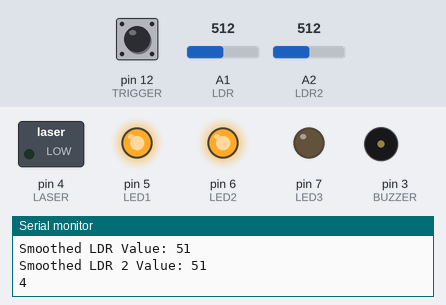
Recording of a sketch running on a simulated Arduino Uno, built with avr-gcc and run on an emulated ATmega328P. Parts: switched loads named in the sketch (green lamp = pin HIGH), output pins drawn as LEDs (lit = HIGH), buzzer (waves = sounding), the last lines printed to the serial monitor. The inputs (shaded band) are chosen by the test bench; at power-on: pin 12 (TRIGGER) HIGH, A1 (LDR) = 512, A2 (LDR2) = 512.

Above: at 1.2 s.
1.3 s: pin 12 (TRIGGER) pulled LOW for 0.7 s
At 2.5 s:
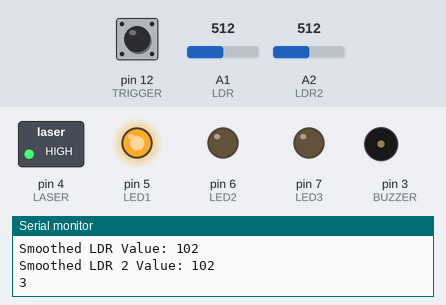
At 4.5 s:
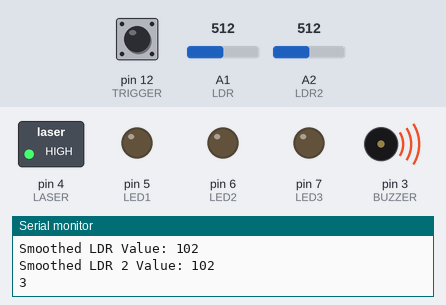
6.5 s: A1 (LDR) set to 983
8.5 s: A1 (LDR) set to 1009
13.0 s: pin 12 (TRIGGER) driven LOW
At 13.9 s:
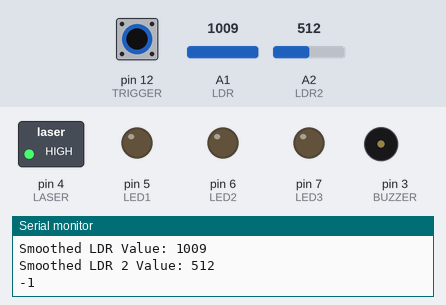
At 14.9 s:
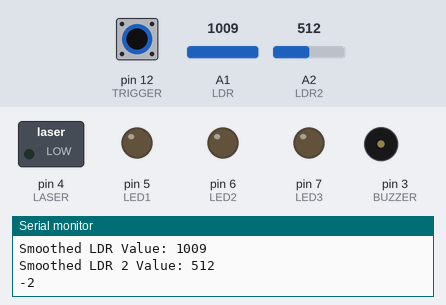
17.5 s: A2 (LDR2) set to 992
19.0 s: A2 (LDR2) set to 1017
Timing chart, 0 to 21.5 s (numbered marks = the images above; inputs shaded):
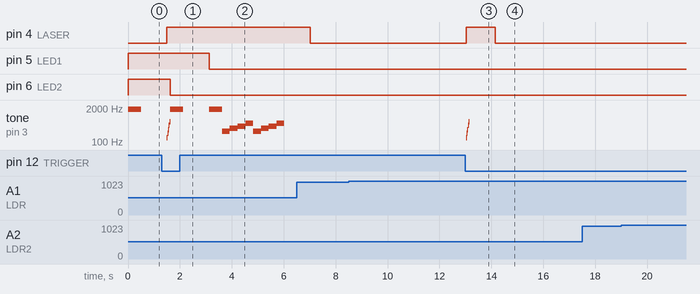

The sketch:

LASER_TAG_CON_2_LDR.ino
```cpp
#include <Arduino.h>
#include "notas.h"

const int LED1 = 5;
const int LED2 = 6;
const int LED3 = 7;
const int LDR = A1;
const int LDR2 = A2;
const int TRIGGER = 12;
const int LASER = 4;
const int BUZZER = 3;

bool laserON = false;
int VIDAS = 4;
int LDRMin = 1000; //VARIA SEGUN ENTORNO
int duracionNota = 100;
int resetG = 0;

const int numReadings = 10;
int readings[numReadings];
int index = 0;
const int numReadings2 = 10;
int readings2[numReadings2];
int index2 = 0;

void setup() {
    pinMode(LED1, OUTPUT);
    pinMode(LED2, OUTPUT);
    pinMode(LED3, OUTPUT);
    pinMode(LDR, INPUT);
    pinMode(LDR2, INPUT);
    pinMode(TRIGGER, INPUT_PULLUP);
    pinMode(LASER, OUTPUT);
    pinMode(BUZZER, OUTPUT);

    digitalWrite(LASER, LOW);
    digitalWrite(LED1, HIGH);
    digitalWrite(LED2, HIGH);
    digitalWrite(LED3, HIGH);
    Serial.begin(9600);
}

void loop() {
    LDRValor();
    Serial.println(VIDAS);
    if (digitalRead(TRIGGER) == LOW) {
        if (!laserON) {
            EncenderLaser();
        }
    }
    else{
        ApagarLaser();
    }
    if ( (analogRead(LDR) <= LDRMin)) {
        ContVIDAS();
        delay(1000);
    }
}


void LDRValor() {
  int ldrRawValue = analogRead(LDR);
  int ldrRawValue2 = analogRead(LDR2);

  readings[index] = ldrRawValue;
  readings2[index] = ldrRawValue2;

  index = (index + 1) % numReadings;
  index2 = (index2 + 1) % numReadings2;

  int ldrSmoothedValue = 0;
  for (int i = 0; i < numReadings; i++) {
    ldrSmoothedValue += readings[i];
  }
  int ldrSmoothedValue2 = 0;
  for (int i = 0; i < numReadings2; i++) {
    ldrSmoothedValue2 += readings2[i];
  }
  ldrSmoothedValue /= numReadings;
  ldrSmoothedValue2 /= numReadings2;

  Serial.print("Smoothed LDR Value: ");
  Serial.println(ldrSmoothedValue);
  Serial.print("Smoothed LDR 2 Value: ");
  Serial.println(ldrSmoothedValue2);
}

void EncenderLaser() {
    int duracionNota = 25;
    int melodiaDisparo[] = {NOTE_D3, NOTE_A3, NOTE_D4, NOTE_A4, NOTE_D5};
    laserON = true;
    digitalWrite(LASER, HIGH);

    for (int i = 0; i < sizeof(melodiaDisparo) / sizeof(melodiaDisparo[0]); i++) {
        tone(BUZZER, melodiaDisparo[i], duracionNota);
        delay(duracionNota);
    }
    if ( (analogRead(LDR) <= LDRMin)) {
        ContVIDAS();
        delay(1000);
    }
    if ( (analogRead(LDR2) <= LDRMin)) {
        ContVIDAS();
        delay(1000);
    }
    digitalWrite(LASER, LOW);
    noTone(BUZZER);
    delay(100);
}

void ApagarLaser() {
    laserON = false;
    digitalWrite(LASER, LOW);
}

void ContVIDAS() {
    switch (VIDAS) {
        case 4:
          digitalWrite(LED3, LOW);
          damage();
          break;
        case 3:
          digitalWrite(LED2, LOW);
          damage();
          break;
        case 2:
          digitalWrite(LED1, LOW);
          damage();
          break;
    }
    VIDAS = VIDAS - 1;
    if(VIDAS == 1){
        sonidoDerrota();
    }
}

void sonidoDerrota() {
    int sonidoDerrota[] = {NOTE_C4, NOTE_E4, NOTE_G4, NOTE_C5};
    int duracionNota = 300;
    int j = 2;
    while(j > 0){
    for (int i = 0; i < sizeof(sonidoDerrota) / sizeof(sonidoDerrota[0]); i++) {
        tone(BUZZER, sonidoDerrota[i], duracionNota);
        delay(300);
    }
    noTone(BUZZER);
    j--;
    }
}

void damage() {
  int frequency = 1800;
  int duration = 500;
  tone(BUZZER, frequency, duration);
  delay(duration);
}
```

notas.h
```cpp
#define NOTE_B0  31
#define NOTE_C1  33
#define NOTE_CS1 35
#define NOTE_D1  37
#define NOTE_DS1 39
#define NOTE_E1  41
#define NOTE_F1  44
#define NOTE_FS1 46
#define NOTE_G1  49
#define NOTE_GS1 52
#define NOTE_A1  55
#define NOTE_AS1 58
#define NOTE_B1  62
#define NOTE_C2  65
#define NOTE_CS2 69
#define NOTE_D2  73
#define NOTE_DS2 78
#define NOTE_E2  82
#define NOTE_F2  87
#define NOTE_FS2 93
#define NOTE_G2  98
#define NOTE_GS2 104
#define NOTE_A2  110
#define NOTE_AS2 117
#define NOTE_B2  123
#define NOTE_C3  131
#define NOTE_CS3 139
#define NOTE_D3  147
#define NOTE_DS3 156
#define NOTE_E3  165
#define NOTE_F3  175
#define NOTE_FS3 185
#define NOTE_G3  196
#define NOTE_GS3 208
#define NOTE_A3  220
#define NOTE_AS3 233
#define NOTE_B3  247
#define NOTE_C4  262
#define NOTE_CS4 277
#define NOTE_D4  294
#define NOTE_DS4 311
#define NOTE_E4  330
#define NOTE_F4  349
#define NOTE_FS4 370
#define NOTE_G4  392
#define NOTE_GS4 415
#define NOTE_A4  440
#define NOTE_AS4 466
#define NOTE_B4  494
#define NOTE_C5  523
#define NOTE_CS5 554
#define NOTE_D5  587
#define NOTE_DS5 622
#define NOTE_E5  659
#define NOTE_F5  698
#define NOTE_FS5 740
#define NOTE_G5  784
#define NOTE_GS5 831
#define NOTE_A5  880
#define NOTE_AS5 932
#define NOTE_B5  988
#define NOTE_C6  1047
#define NOTE_CS6 1109
#define NOTE_D6  1175
#define NOTE_DS6 1245
#define NOTE_E6  1319
#define NOTE_F6  1397
#define NOTE_FS6 1480
#define NOTE_G6  1568
#define NOTE_GS6 1661
#define NOTE_A6  1760
#define NOTE_AS6 1865
#define NOTE_B6  1976
#define NOTE_C7  2093
#define NOTE_CS7 2217
#define NOTE_D7  2349
#define NOTE_DS7 2489
#define NOTE_E7  2637
#define NOTE_F7  2794
#define NOTE_FS7 2960
#define NOTE_G7  3136
#define NOTE_GS7 3322
#define NOTE_A7  3520
#define NOTE_AS7 3729
#define NOTE_B7  3951
#define NOTE_C8  4186
#define NOTE_CS8 4435
#define NOTE_D8  4699
#define NOTE_DS8 4978
```

Measured:
- after the input at 1.3 s, pin 4 (LASER): LOW → HIGH after 0.20 s
- after the input at 13.0 s, pin 4 (LASER): LOW → HIGH at once, → LOW 1.1 s later; tone on pin 3 (BUZZER): plays 147 Hz for 0.03 s, 220 Hz for 0.03 s, 294 Hz for 0.03 s, 440 Hz for 0.03 s, 587 Hz for 0.03 s, starting at once
- by itself, tone on pin 3 (BUZZER): plays 147 Hz for 0.03 s, 220 Hz for 0.03 s, 294 Hz for 0.03 s, 440 Hz for 0.03 s, 587 Hz for 0.03 s, 1800 Hz for 0.50 s … (15 notes in this stretch)
